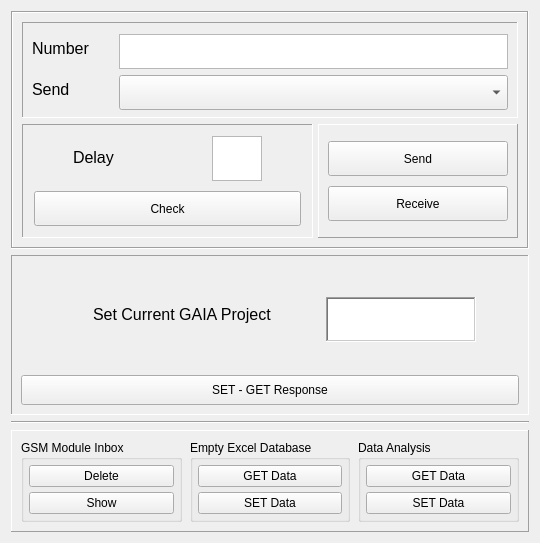
             <widget class="QWidget" name="scrollAreaWidgetContents_3">
              <property name="geometry">
               <rect>
                <x>0</x>
                <y>0</y>
                <width>540</width>
                <height>543</height>
               </rect>
              </property>
              <layout class="QGridLayout" name="gridLayout_5">
               <item row="2" column="0">
                <widget class="Line" name="line_2">
                 <property name="orientation">
                  <enum>Qt::Horizontal</enum>
                 </property>
                </widget>
               </item>
               <item row="3" column="0">
                <widget class="QFrame" name="frame">
                 <property name="frameShape">
                  <enum>QFrame::Panel</enum>
                 </property>
                 <property name="frameShadow">
                  <enum>QFrame::Raised</enum>
                 </property>
                 <layout class="QHBoxLayout" name="horizontalLayout_9">
                  <property name="spacing">
                   <number>8</number>
                  </property>
                  <item>
                   <widget class="QGroupBox" name="groupBox_7">
                    <property name="title">
                     <string>GSM Module Inbox</string>
                    </property>
                    <layout class="QVBoxLayout" name="verticalLayout_4">
                     <property name="spacing">
                      <number>5</number>
                     </property>
                     <property name="leftMargin">
                      <number>5</number>
                     </property>
                     <property name="topMargin">
                      <number>5</number>
                     </property>
                     <property name="rightMargin">
                      <number>5</number>
                     </property>
                     <property name="bottomMargin">
                      <number>5</number>
                     </property>
                     <item>
                      <widget class="QPushButton" name="Delete_btn">
                       <property name="minimumSize">
                        <size>
                         <width>0</width>
                         <height>20</height>
                        </size>
                       </property>
                       <property name="focusPolicy">
                        <enum>Qt::ClickFocus</enum>
                       </property>
                       <property name="styleSheet">
                        <string notr="true">font: 75 10pt &quot;MS Shell Dlg 2&quot;;</string>
                       </property>
                       <property name="text">
                        <string>Delete</string>
                       </property>
                      </widget>
                     </item>
                     <item>
                      <widget class="QPushButton" name="Show_btn">
                       <property name="minimumSize">
                        <size>
                         <width>0</width>
                         <height>20</height>
                        </size>
                       </property>
                       <property name="focusPolicy">
                        <enum>Qt::ClickFocus</enum>
                       </property>
                       <property name="styleSheet">
                        <string notr="true">font: 75 10pt &quot;MS Shell Dlg 2&quot;;</string>
                       </property>
                       <property name="text">
                        <string>Show</string>
                       </property>
                      </widget>
                     </item>
                    </layout>
                   </widget>
                  </item>
                  <item>
                   <widget class="QGroupBox" name="groupBox_6">
                    <property name="title">
                     <string>Empty Excel Database</string>
                    </property>
                    <layout class="QVBoxLayout" name="verticalLayout_5">
                     <property name="spacing">
                      <number>5</number>
                     </property>
                     <property name="leftMargin">
                      <number>5</number>
                     </property>
                     <property name="topMargin">
                      <number>5</number>
                     </property>
                     <property name="rightMargin">
                      <number>5</number>
                     </property>
                     <property name="bottomMargin">
                      <number>5</number>
                     </property>
                     <item>
                      <widget class="QPushButton" name="Empty_btn">
                       <property name="minimumSize">
                        <size>
                         <width>0</width>
                         <height>20</height>
                        </size>
                       </property>
                       <property name="focusPolicy">
                        <enum>Qt::ClickFocus</enum>
                       </property>
                       <property name="styleSheet">
                        <string notr="true">font: 75 10pt &quot;MS Shell Dlg 2&quot;;</string>
                       </property>
                       <property name="text">
                        <string>GET Data</string>
                       </property>
                       <property name="checkable">
                        <bool>true</bool>
                       </property>
                      </widget>
                     </item>
                     <item>
                      <widget class="QPushButton" name="Empty_set_btn">
                       <property name="minimumSize">
                        <size>
                         <width>0</width>
                         <height>20</height>
                        </size>
                       </property>
                       <property name="focusPolicy">
                        <enum>Qt::ClickFocus</enum>
                       </property>
                       <property name="styleSheet">
                        <string notr="true">font: 75 10pt &quot;MS Shell Dlg 2&quot;;</string>
                       </property>
                       <property name="text">
                        <string>SET Data</string>
                       </property>
                       <property name="checkable">
                        <bool>true</bool>
                       </property>
                      </widget>
                     </item>
                    </layout>
                   </widget>
                  </item>
                  <item>
                   <widget class="QGroupBox" name="groupBox_5">
                    <property name="title">
                     <string>Data Analysis</string>
                    </property>
                    <layout class="QGridLayout" name="gridLayout_15">
                     <property name="leftMargin">
                      <number>5</number>
                     </property>
                     <property name="topMargin">
                      <number>5</number>
                     </property>
                     <property name="rightMargin">
                      <number>5</number>
                     </property>
                     <property name="bottomMargin">
                      <number>5</number>
                     </property>
                     <property name="spacing">
                      <number>5</number>
                     </property>
                     <item row="0" column="0">
                      <widget class="QPushButton" name="Get_response_data_btn">
                       <property name="minimumSize">
                        <size>
                         <width>0</width>
                         <height>20</height>
                        </size>
                       </property>
                       <property name="focusPolicy">
                        <enum>Qt::ClickFocus</enum>
                       </property>
                       <property name="styleSheet">
                        <string notr="true">font: 75 10pt &quot;MS Shell Dlg 2&quot;;</string>
                       </property>
                       <property name="text">
                        <string>GET Data</string>
                       </property>
                      </widget>
                     </item>
                     <item row="1" column="0">
                      <widget class="QPushButton" name="Set_response_data_btn">
                       <property name="minimumSize">
                        <size>
                         <width>0</width>
                         <height>20</height>
                        </size>
                       </property>
                       <property name="focusPolicy">
                        <enum>Qt::ClickFocus</enum>
                       </property>
                       <property name="styleSheet">
                        <string notr="true">font: 75 10pt &quot;MS Shell Dlg 2&quot;;</string>
                       </property>
                       <property name="text">
                        <string>SET Data</string>
                       </property>
                      </widget>
                     </item>
                    </layout>
                   </widget>
                  </item>
                 </layout>
                </widget>
               </item>
               <item row="0" column="0">
                <widget class="QFrame" name="frame_2">
                 <property name="frameShape">
                  <enum>QFrame::Box</enum>
                 </property>
                 <property name="frameShadow">
                  <enum>QFrame::Sunken</enum>
                 </property>
                 <layout class="QGridLayout" name="gridLayout_11">
                  <item row="1" column="0">
                   <layout class="QGridLayout" name="gridLayout_17">
                    <property name="horizontalSpacing">
                     <number>5</number>
                    </property>
                    <property name="verticalSpacing">
                     <number>2</number>
                    </property>
                    <item row="0" column="1">
                     <widget class="QFrame" name="frame_3">
                      <property name="maximumSize">
                       <size>
                        <width>16777215</width>
                        <height>16777215</height>
                       </size>
                      </property>
                      <property name="frameShape">
                       <enum>QFrame::Panel</enum>
                      </property>
                      <property name="frameShadow">
                       <enum>QFrame::Raised</enum>
                      </property>
                      <layout class="QGridLayout" name="gridLayout_9">
                       <property name="topMargin">
                        <number>11</number>
                       </property>
                       <property name="verticalSpacing">
                        <number>5</number>
                       </property>
                       <item row="0" column="0">
                        <widget class="QPushButton" name="Send_btn">
                         <property name="minimumSize">
                          <size>
                           <width>180</width>
                           <height>35</height>
                          </size>
                         </property>
                         <property name="maximumSize">
                          <size>
                           <width>16777215</width>
                           <height>16777215</height>
                          </size>
                         </property>
                         <property name="focusPolicy">
                          <enum>Qt::ClickFocus</enum>
                         </property>
                         <property name="styleSheet">
                          <string notr="true">font: 75 10pt &quot;MS Shell Dlg 2&quot;;</string>
                         </property>
                         <property name="text">
                          <string>Send</string>
                         </property>
                        </widget>
                       </item>
                       <item row="1" column="0">
                        <widget class="QPushButton" name="Receive_btn">
                         <property name="minimumSize">
                          <size>
                           <width>180</width>
                           <height>35</height>
                          </size>
                         </property>
                         <property name="maximumSize">
                          <size>
                           <width>16777215</width>
                           <height>16777215</height>
                          </size>
                         </property>
                         <property name="focusPolicy">
                          <enum>Qt::ClickFocus</enum>
                         </property>
                         <property name="styleSheet">
                          <string notr="true">font: 75 10pt &quot;MS Shell Dlg 2&quot;;</string>
                         </property>
                         <property name="text">
                          <string>Receive</string>
                         </property>
                        </widget>
                       </item>
                      </layout>
                     </widget>
                    </item>
                    <item row="0" column="0">
                     <widget class="QFrame" name="frame_4">
                      <property name="maximumSize">
                       <size>
                        <width>16777215</width>
                        <height>16777215</height>
                       </size>
                      </property>
                      <property name="frameShape">
                       <enum>QFrame::Panel</enum>
                      </property>
                      <property name="frameShadow">
                       <enum>QFrame::Sunken</enum>
                      </property>
                      <layout class="QGridLayout" name="gridLayout_16">
                       <property name="leftMargin">
                        <number>11</number>
                       </property>
                       <property name="topMargin">
                        <number>11</number>
                       </property>
                       <property name="rightMargin">
                        <number>11</number>
                       </property>
                       <property name="bottomMargin">
                        <number>11</number>
                       </property>
                       <property name="verticalSpacing">
                        <number>2</number>
                       </property>
                       <item row="0" column="0">
                        <layout class="QGridLayout" name="gridLayout_22">
                         <property name="verticalSpacing">
                          <number>10</number>
                         </property>
                         <item row="0" column="0">
                          <layout class="QGridLayout" name="gridLayout_24">
                           <property name="verticalSpacing">
                            <number>5</number>
                           </property>
                           <item row="0" column="0">
                            <widget class="QLabel" name="label_23">
                             <property name="sizePolicy">
                              <sizepolicy hsizetype="Expanding" vsizetype="Preferred">
                               <horstretch>0</horstretch>
                               <verstretch>0</verstretch>
                              </sizepolicy>
                             </property>
                             <property name="minimumSize">
                              <size>
                               <width>0</width>
                               <height>20</height>
                              </size>
                             </property>
                             <property name="maximumSize">
                              <size>
                               <width>100</width>
                               <height>30</height>
                              </size>
                             </property>
                             <property name="focusPolicy">
                              <enum>Qt::ClickFocus</enum>
                             </property>
                             <property name="text">
                              <string>&lt;html&gt;&lt;head/&gt;&lt;body&gt;&lt;p&gt;&lt;span style=&quot; font-size:12pt;&quot;&gt;Delay&lt;/span&gt;&lt;/p&gt;&lt;/body&gt;&lt;/html&gt;</string>
                             </property>
                             <property name="textFormat">
                              <enum>Qt::AutoText</enum>
                             </property>
                             <property name="alignment">
                              <set>Qt::AlignLeading|Qt::AlignLeft|Qt::AlignVCenter</set>
                             </property>
                            </widget>
                           </item>
                           <item row="0" column="1">
                            <widget class="QPlainTextEdit" name="check_time">
                             <property name="sizePolicy">
                              <sizepolicy hsizetype="Preferred" vsizetype="MinimumExpanding">
                               <horstretch>0</horstretch>
                               <verstretch>0</verstretch>
                              </sizepolicy>
                             </property>
                             <property name="minimumSize">
                              <size>
                               <width>45</width>
                               <height>30</height>
                              </size>
                             </property>
                             <property name="maximumSize">
                              <size>
                               <width>50</width>
                               <height>45</height>
                              </size>
                             </property>
                             <property name="font">
                              <font>
                               <pointsize>11</pointsize>
                              </font>
                             </property>
                             <property name="focusPolicy">
                              <enum>Qt::ClickFocus</enum>
                             </property>
                             <property name="styleSheet">
                              <string notr="true">color: rgb(91, 91, 91) ;</string>
                             </property>
                             <property name="verticalScrollBarPolicy">
                              <enum>Qt::ScrollBarAlwaysOff</enum>
                             </property>
                            </widget>
                           </item>
                          </layout>
                         </item>
                         <item row="1" column="0">
                          <widget class="QPushButton" name="check_btn">
                           <property name="sizePolicy">
                            <sizepolicy hsizetype="Expanding" vsizetype="Fixed">
                             <horstretch>0</horstretch>
                             <verstretch>0</verstretch>
                            </sizepolicy>
                           </property>
                           <property name="minimumSize">
                            <size>
                             <width>180</width>
                             <height>35</height>
                            </size>
                           </property>
                           <property name="maximumSize">
                            <size>
                             <width>16777215</width>
                             <height>16777215</height>
                            </size>
                           </property>
                           <property name="sizeIncrement">
                            <size>
                             <width>0</width>
                             <height>0</height>
                            </size>
                           </property>
                           <property name="focusPolicy">
                            <enum>Qt::ClickFocus</enum>
                           </property>
                           <property name="styleSheet">
                            <string notr="true">font: 75 10pt &quot;MS Shell Dlg 2&quot;;</string>
                           </property>
                           <property name="text">
                            <string>Check</string>
                           </property>
                          </widget>
                         </item>
                        </layout>
                       </item>
                      </layout>
                     </widget>
                    </item>
                   </layout>
                  </item>
                  <item row="0" column="0">
                   <widget class="QFrame" name="frame_5">
                    <property name="sizePolicy">
                     <sizepolicy hsizetype="Minimum" vsizetype="Minimum">
                      <horstretch>0</horstretch>
                      <verstretch>0</verstretch>
                     </sizepolicy>
                    </property>
                    <property name="frameShape">
                     <enum>QFrame::Panel</enum>
                    </property>
                    <property name="frameShadow">
                     <enum>QFrame::Sunken</enum>
                    </property>
                    <layout class="QGridLayout" name="gridLayout_12">
                     <item row="0" column="0">
                      <widget class="QLabel" name="label">
                       <property name="minimumSize">
                        <size>
                         <width>0</width>
                         <height>20</height>
                        </size>
                       </property>
                       <property name="maximumSize">
                        <size>
                         <width>81</width>
                         <height>30</height>
                        </size>
                       </property>
                       <property name="focusPolicy">
                        <enum>Qt::ClickFocus</enum>
                       </property>
                       <property name="text">
                        <string>&lt;html&gt;&lt;head/&gt;&lt;body&gt;&lt;p&gt;&lt;span style=&quot; font-size:12pt;&quot;&gt;Number&lt;/span&gt;&lt;/p&gt;&lt;/body&gt;&lt;/html&gt;</string>
                       </property>
                       <property name="textFormat">
                        <enum>Qt::AutoText</enum>
                       </property>
                      </widget>
                     </item>
                     <item row="0" column="1">
                      <widget class="QPlainTextEdit" name="number">
                       <property name="minimumSize">
                        <size>
                         <width>150</width>
                         <height>35</height>
                        </size>
                       </property>
                       <property name="maximumSize">
                        <size>
                         <width>16777215</width>
                         <height>30</height>
                        </size>
                       </property>
                       <property name="focusPolicy">
                        <enum>Qt::ClickFocus</enum>
                       </property>
                       <property name="styleSheet">
                        <string notr="true">font: 12pt &quot;MS Shell Dlg 2&quot;;</string>
                       </property>
                      </widget>
                     </item>
                     <item row="1" column="0">
                      <widget class="QLabel" name="label_2">
                       <property name="minimumSize">
                        <size>
                         <width>81</width>
                         <height>20</height>
                        </size>
                       </property>
                       <property name="maximumSize">
                        <size>
                         <width>81</width>
                         <height>30</height>
                        </size>
                       </property>
                       <property name="focusPolicy">
                        <enum>Qt::ClickFocus</enum>
                       </property>
                       <property name="text">
                        <string>&lt;html&gt;&lt;head/&gt;&lt;body&gt;&lt;p&gt;&lt;span style=&quot; font-size:12pt;&quot;&gt;Send&lt;/span&gt;&lt;/p&gt;&lt;/body&gt;&lt;/html&gt;</string>
                       </property>
                       <property name="textFormat">
                        <enum>Qt::AutoText</enum>
                       </property>
                      </widget>
                     </item>
                     <item row="1" column="1">
                      <widget class="QComboBox" name="message_le">
                       <property name="minimumSize">
                        <size>
                         <width>150</width>
                         <height>35</height>
                        </size>
                       </property>
                       <property name="maximumSize">
                        <size>
                         <width>16777215</width>
                         <height>30</height>
                        </size>
                       </property>
                       <property name="focusPolicy">
                        <enum>Qt::ClickFocus</enum>
                       </property>
                       <property name="styleSheet">
                        <string notr="true">font: 10pt &quot;Yu Gothic UI Semilight&quot;;</string>
                       </property>
                      </widget>
                     </item>
                    </layout>
                   </widget>
                  </item>
                 </layout>
                </widget>
               </item>
               <item row="1" column="0">
                <widget class="QFrame" name="frame">
                 <property name="frameShape">
                  <enum>QFrame::Panel</enum>
                 </property>
                 <property name="frameShadow">
                  <enum>QFrame::Sunken</enum>
                 </property>
                 <layout class="QGridLayout" name="gridLayout_14">
                  <item row="0" column="0">
                   <layout class="QFormLayout" name="formLayout">
                    <property name="labelAlignment">
                     <set>Qt::AlignCenter</set>
                    </property>
                    <property name="formAlignment">
                     <set>Qt::AlignHCenter|Qt::AlignTop</set>
                    </property>
                    <property name="horizontalSpacing">
                     <number>50</number>
                    </property>
                    <property name="verticalSpacing">
                     <number>5</number>
                    </property>
                    <property name="topMargin">
                     <number>5</number>
                    </property>
                    <property name="rightMargin">
                     <number>20</number>
                    </property>
                    <item row="0" column="0">
                     <widget class="QLabel" name="Set_GAIA_Project">
                      <property name="minimumSize">
                       <size>
                        <width>100</width>
                        <height>20</height>
                       </size>
                      </property>
                      <property name="focusPolicy">
                       <enum>Qt::ClickFocus</enum>
                      </property>
                      <property name="text">
                       <string>&lt;html&gt;&lt;head/&gt;&lt;body&gt;&lt;p&gt;&lt;span style=&quot; font-size:12pt;&quot;&gt;Set Current GAIA Project &lt;/span&gt;&lt;/p&gt;&lt;/body&gt;&lt;/html&gt;</string>
                      </property>
                     </widget>
                    </item>
                    <item row="0" column="1">
                     <widget class="QPlainTextEdit" name="GAIA_Project">
                      <property name="sizePolicy">
                       <sizepolicy hsizetype="Expanding" vsizetype="Expanding">
                        <horstretch>0</horstretch>
                        <verstretch>0</verstretch>
                       </sizepolicy>
                      </property>
                      <property name="minimumSize">
                       <size>
                        <width>100</width>
                        <height>20</height>
                       </size>
                      </property>
                      <property name="maximumSize">
                       <size>
                        <width>150</width>
                        <height>45</height>
                       </size>
                      </property>
                      <property name="focusPolicy">
                       <enum>Qt::ClickFocus</enum>
                      </property>
                      <property name="styleSheet">
                       <string notr="true">color: rgb(91, 91, 91) ;
font: 11pt &quot;MS Shell Dlg 2&quot;;</string>
                      </property>
                      <property name="frameShape">
                       <enum>QFrame::WinPanel</enum>
                      </property>
                      <property name="frameShadow">
                       <enum>QFrame::Sunken</enum>
                      </property>
                      <property name="verticalScrollBarPolicy">
                       <enum>Qt::ScrollBarAlwaysOff</enum>
                      </property>
                      <property name="overwriteMode">
                       <bool>true</bool>
                      </property>
                     </widget>
                    </item>
                   </layout>
                  </item>
                  <item row="1" column="0">
                   <widget class="QPushButton" name="set_get_response_btn">
                    <property name="minimumSize">
                     <size>
                      <width>0</width>
                      <height>30</height>
                     </size>
                    </property>
                    <property name="focusPolicy">
                     <enum>Qt::ClickFocus</enum>
                    </property>
                    <property name="styleSheet">
                     <string notr="true">font: 75 10pt &quot;MS Shell Dlg 2&quot;;</string>
                    </property>
                    <property name="text">
                     <string>SET - GET Response</string>
                    </property>
                    <property name="checkable">
                     <bool>true</bool>
                    </property>
                   </widget>
                  </item>
                 </layout>
                </widget>
               </item>
              </layout>
             </widget>
